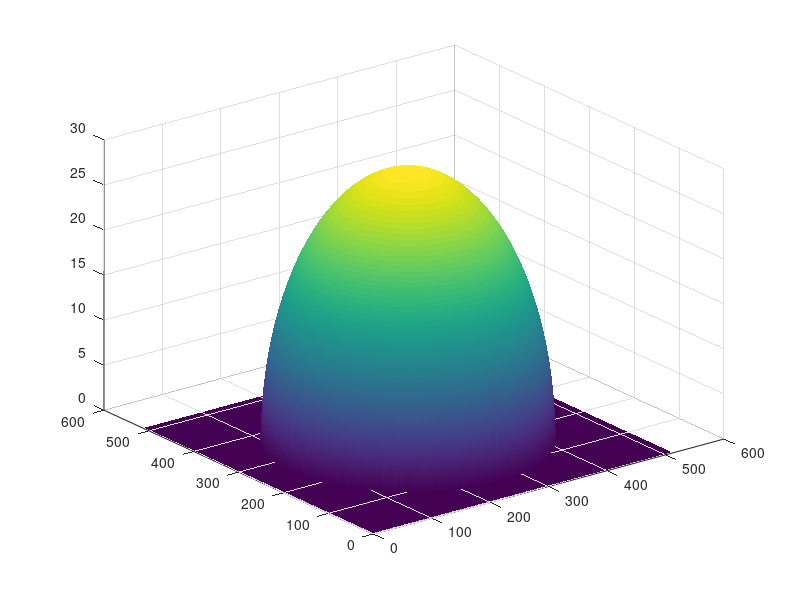
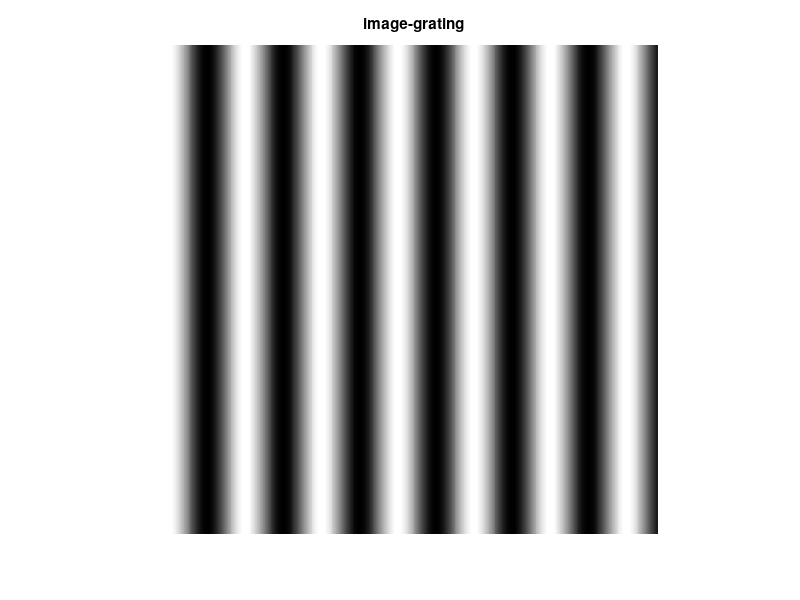
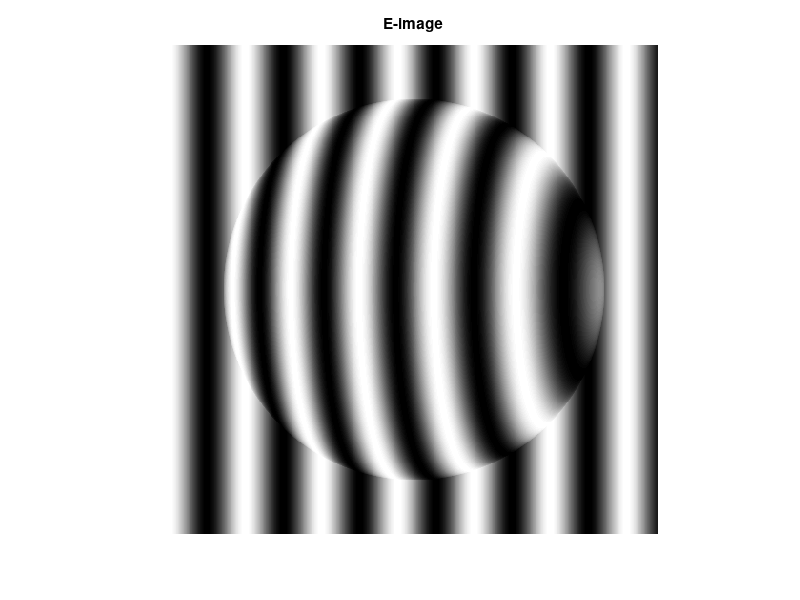
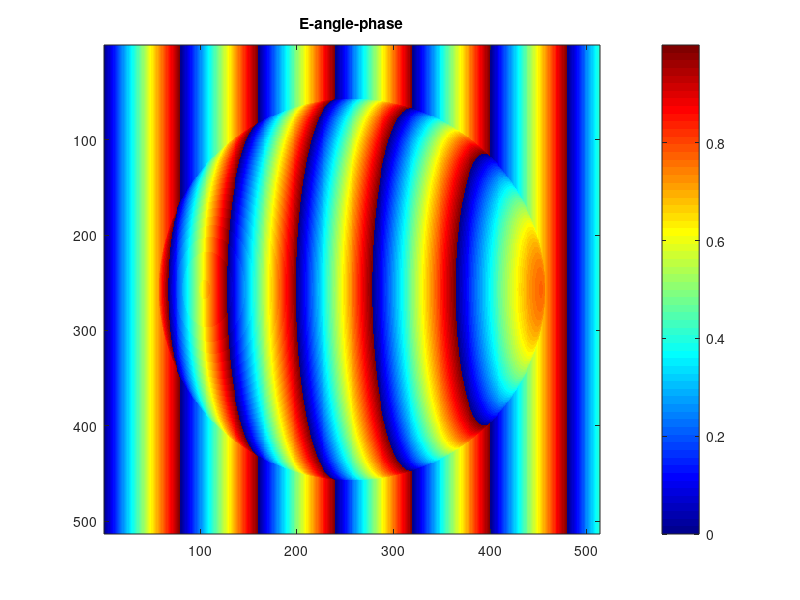

These charts were generated, in order, by the following MATLAB code:
clear all;clc;close all;

% Generate an ellipsoid
% a=200, b=200, c=30
hight = zeros(513, 513);
a_el = 200; b_el = 200; c_el = 30;
a2_el = a_el^2; b2_el = b_el^2; c2_el = c_el^2;
for ii = 1 : 512
    for jj = 1 : 512
        if (((ii-257)^2*b2_el+(jj-257)^2*a2_el) <= a2_el*b2_el)
            hight(ii,jj) = sqrt((a2_el*b2_el*c2_el-...
                b2_el*c2_el*(ii-257)^2-a2_el*c2_el*(jj-257)^2)...
                /(a2_el*b2_el));
        end
    end
end
figure; surf(hight, 'CDataMapping', 'scaled'); caxis auto; shading interp;

% Generate a sine grating
% T = 80, f = 1/80
T_grating = 80; f_grating = 1/T_grating;

I_grating = zeros(size(hight));
for jj = 1 : 512
     I_grating(:, jj) = 128+127*cos(2*pi*jj*f_grating);   
end
figure; image_grating = mat2gray(I_grating);
imshow(image_grating); title('image-grating');
imwrite(image_grating, 'test1.bmp');

% theta is the angle of incidence
% lambda is the equivalent length
theta = pi/4;
lambda_eq = T_grating*sin(theta);

% E_angle_add is the additional phase's angle of image from object
E_image = zeros(size(hight));
E_phase = zeros(size(hight));
E_angle_add = zeros(size(hight));
for ii = 1 : 513
    for jj = 1 : 513
        E_angle_add(ii,jj) = hight(ii,jj)/lambda_eq;
        E_phase(ii,jj) = 2*pi*jj*f_grating+2*pi*E_angle_add(ii,jj);
        E_image(ii,jj) = 0.5+0.5*cos(E_phase(ii,jj));
    end  
end

figure; 
E_image = mat2gray(E_image);
imshow(E_image); title('E-image');
imwrite(E_image, 'test2.bmp');

figure; 
E_angle_phase = mod(E_phase/2/pi,1);
image(E_angle_phase, 'CDataMapping', 'scaled'); 
colormap(jet); title('E-angle-phase'); colorbar;

figure;
image(E_angle_add, 'CDataMapping', 'scaled'); caxis([0 1]) 
colormap(jet); title('E-angle-add'); colorbar;
